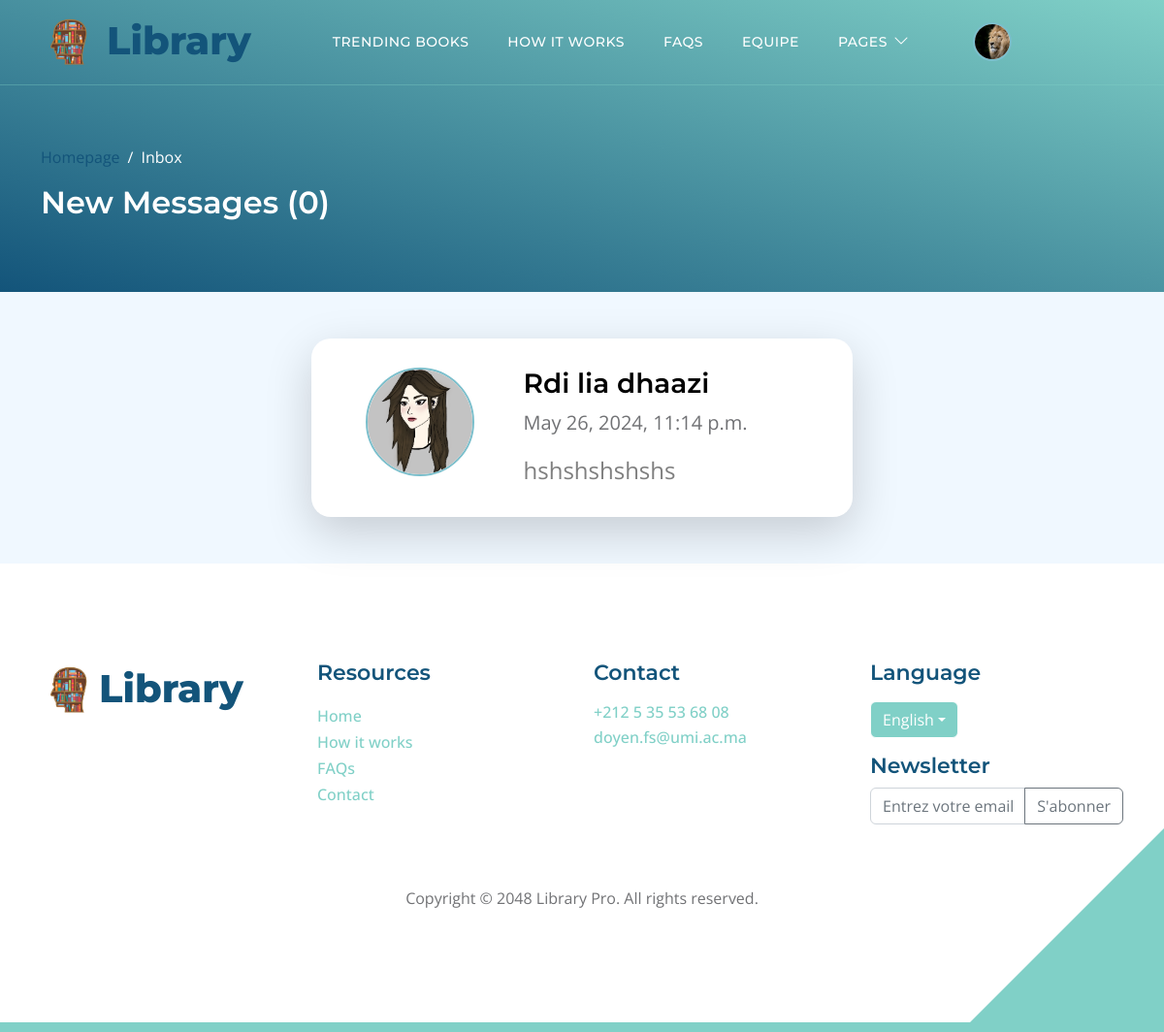
Screenshot of /inbox/ (signed in) with the database file from the repository.
### adherants/models.py (models this page shows, shortened)
class Profile(models.Model):
    user = models.OneToOneField(User, on_delete=models.CASCADE, null=True, blank=True)
    prenom = models.CharField(max_length=255, blank=True, null=True)
    nom = models.CharField(max_length=255, blank=True, null=True)
    email = models.EmailField(max_length=500, blank=True, null=True)
    username = models.CharField(max_length=200, blank=True, null=True)
    CNI = models.CharField(max_length=200, blank=True, null=True)
    profile_image = models.ImageField(null=True, blank=True, upload_to='profiles/', default="profiles/user-default.png")
    departement = models.CharField(max_length=200, blank=True, null=True)
    filiere = models.CharField(max_length=200, blank=True, null=True)
    CNE = models.CharField(max_length=200, blank=True, null=True)
    semestre = models.CharField(max_length=200, blank=True, null=True)
    sexe = models.CharField(max_length=200, blank=True, null=True)
    phonenumber = models.CharField(max_length=200, blank=True, null=True)
    created = models.DateTimeField(auto_now_add=True)
    id = models.UUIDField(default=uuid.uuid4, unique=True,
                          primary_key=True, editable=False)
    @property
    def imageURL(self):
        try:
            url = self.profile_image.url
        except:
            url = ''
        return url

class Message(models.Model):
    sender = models.ForeignKey(Profile, on_delete=models.SET_NULL, null=True, blank=True)
    recipient = models.ForeignKey(Profile, on_delete=models.SET_NULL, null=True, blank=True, related_name="messages")
    name = models.CharField(max_length=200, null=True, blank=True)
    email = models.EmailField(max_length=200, null=True, blank=True)
    subject = models.CharField(max_length=200, null=True, blank=True)
    body = models.TextField()
    is_read = models.BooleanField(default=False, null=True)
    created = models.DateTimeField(auto_now_add=True)
    id = models.UUIDField(default=uuid.uuid4, unique=True,
                          primary_key=True, editable=False)
    class Meta:
        ordering = ['is_read', '-created']

### adherants/views.py (the view)
# urls.py: path('inbox/', login_required(views.inbox), name="inbox"),
def inbox(request):
    profile = request.user.profile
    messageRequests = profile.messages.all()
    unreadCount = messageRequests.filter(is_read=False).count()
    context = {'messageRequests': messageRequests, 'unreadCount': unreadCount}
    return render(request, 'adherants/inbox.html', context)

### adherants/templates/adherants/inbox.html (shortened to what this page needs)
{% extends 'main.html' %}
{% block content %}
<header class="site-header d-flex flex-column justify-content-center align-items-center">
  <div class="container">
      <div class="row align-items-center">
          <div class="col-lg-5 col-12">
              <nav aria-label="breadcrumb">
                  <ol class="breadcrumb">
                      <li class="breadcrumb-item"><a href="{% url 'ouvrages:index'%}">Homepage</a></li>
                      <li class="breadcrumb-item active" aria-current="page">Inbox</li>
                  </ol>
              </nav>
          </div>
          <h3 class="text-white">New Messages (<span>{{unreadCount}}</span>)</h3>
      </div>
  </div>
</header>
<section class="pt-5 pb-5 section-bg">
  <div class="container">
      <div class="d-flex flex-column justify-content-center align-items-center">
        {% for message in messageRequests %}
          <div class="col-lg-6 custom-block custom-block-topics-listing bg-white shadow-lg">
              <div class="row justify-content-lg-evenly align-items-start">
                <div class="col-lg-3 col-12">
                    <div class="w-100 d-flex flex-column justify-content-center align-items-center">
                        <img src="{{ message.sender.imageURL }}" class="avatar avatar--md" alt="profile picture">
                    </div>
                </div>
                <div class="col-lg-7 col-12">
                    <div class="d-flex flex-column col-12 col-lg-12">
                      <a href="{% url 'message' message.id %}">
                      <h4 class="w-100">{{message.subject}}</h4>
                      <p class="w-100">{{message.created}}</p>
                      <div class="text-black-50 fw-normal fs-4 w-100">{{message.body|linebreaksbr}}</div>
                      </a>
                    </div>
                </div>
             </div>
             {% empty %}
              <h4 class="text-info"><i class="bi-info-circle">No messages yet.</i></h4>
              {% endfor %}
          </div>
      </div>
  </div>
</section>
{% endblock content %}

### templates/navbar.html (shortened to what this page needs)
{% load static %}
<nav class="navbar navbar-expand-lg">
    <div class="container">
        <a class="navbar-brand" href="{% url 'ouvrages:index'%}#section_1">
            <div class="d-flex justify-content-around align-content-center">
                <img src="{% static 'images/logoo.png'%}" style="height: 60px;width: auto; margin-top:auto; margin-right: 0.5rem;"/>
                <h6 style="margin-top:0.3rem; font-size: 2.5rem; font-weight: 800;">Library</h6>
            </div>
        </a>
        <div class="collapse navbar-collapse" id="navbarNav">
            <ul class="navbar-nav ms-lg-5">
                {% if user.is_staff %}
                <li class="nav-item">
                    <a class="nav-link click-scroll" href="{% url 'profiles'%}">Adhérants</a>
                </li>
                <li class="nav-item">
                    <a class="nav-link click-scroll" href="{% url 'ouvrages:browse'%}">Ouvrages</a>
                </li>
                <li class="nav-item">
                    <a class="nav-link click-scroll" href="{% url 'ouvrages:exemplaires' %}">Exemplaires</a>
                </li>
                <li class="nav-item">
                    <a class="nav-link click-scroll" href="{% url 'ouvrages:emprunt' %}">Emprunts</a>
                </li>
                <li class="nav-item">
                    <a class="nav-link click-scroll" href="{% url 'ouvrages:list_reservations' %}">Reservations</a>
                </li>
                {% else %}
                <li class="nav-item">
                    <a class="nav-link click-scroll" href="{% url 'ouvrages:index' %}#section_2">Trending Books</a>
                </li>
                <li class="nav-item">
                    <a class="nav-link click-scroll" href="{% url 'ouvrages:index' %}#section_3">How it works</a>
                </li>
                <li class="nav-item">
                    <a class="nav-link click-scroll" href="{% url 'ouvrages:index' %}#section_4">FAQs</a>
                </li>
                <li class="nav-item">
                    <a class="nav-link click-scroll" href="{% url 'ouvrages:index' %}#section_5">Equipe</a>
                </li>
                <li class="nav-item dropdown">
                    <a class="nav-link dropdown-toggle" href="#section_5" id="navbarLightDropdownMenuLink" role="button" data-bs-toggle="dropdown" aria-expanded="false">Pages</a>
                </li>
                {%endif%}
            </ul>
            <div class="d-none d-lg-block ms-lg-4">
                <div class="nav-item dropdown">
                    {% if user.is_authenticated %}
                        <a href="#" class="ms-lg-4" id="navbarLightDropdownMenuLink" role="button" data-bs-toggle="dropdown" aria-expanded="false">
                            <img src="{{ user.profile.profile_image.url }}" class="avatar avatar-sm nav-link navbar-icon bi-person smoothscroll">
                        </a>
                    {% else %}
                        <a class="nav-link navbar-icon bi-person smoothscroll ms-lg-4" href="#" id="navbarLightDropdownMenuLink" role="button" data-bs-toggle="dropdown" aria-expanded="false">
                        </a>
                    {% endif %}
                </div>
            </div>
        </div>
    </div>
</nav>

### static/css/templatemo-topic-listing.css (style rules this page uses)
:root { --white-color: #ffffff; --primary-color: #13547a; --secondary-color: #80d0c7; --section-bg-color: #f0f8ff; --custom-btn-bg-color: #80d0c7; --custom-btn-bg-hover-color: #13547a; --dark-color: #000000; --p-color: #717275; --border-color: #7fffd4; --link-hover-color: #13547a; --body-font-family: 'Open Sans', sans-serif; --title-font-family: 'Montserrat', sans-serif; --h1-font-size: 58px; --h2-font-size: 46px; --h3-font-size: 32px; --h4-font-size: 28px; --h5-font-size: 24px; --h6-font-size: 22px; --p-font-size: 20px; --menu-font-size: 14px; --btn-font-size: 18px; --copyright-font-size: 16px; --border-radius-large: 100px; --border-radius-medium: 20px; --border-radius-small: 10px; --font-weight-normal: 400; --font-weight-medium: 500; --font-weight-semibold: 600; --font-weight-bold: 700; }
body { background-color: var(--white-color); font-family: var(--body-font-family); }
h2, h3, h4, h5, h6 { color: var(--dark-color); }
h1, h2, h3, h4, h5, h6 { font-family: var(--title-font-family); font-weight: var(--font-weight-semibold); }
h3 { font-size: var(--h3-font-size); }
h4 { font-size: var(--h4-font-size); }
h6 { color: var(--primary-color); font-size: var(--h6-font-size); }
p { color: var(--p-color); font-size: var(--p-font-size); font-weight: var(--font-weight-normal); }
ul li { color: var(--p-color); font-size: var(--p-font-size); font-weight: var(--font-weight-normal); }
a, button { touch-action: manipulation; transition: all 0.3s; }
a { display: inline-block; color: var(--primary-color); text-decoration: none; }
.section-bg { background-color: var(--section-bg-color); }
.site-header { background-image: linear-gradient(15deg, #13547a 0%, #80d0c7 100%); padding-top: 150px; padding-bottom: 80px; }
.site-header .container { height: 100%; }
.breadcrumb-item+.breadcrumb-item::before, .breadcrumb-item a:hover, .breadcrumb-item.active { color: var(--white-color); }
.navbar { background: transparent; border-bottom: 1px solid rgba(128, 208, 199, 0.35); z-index: 9; }
.navbar-brand, .navbar-brand:hover { font-size: var(--h3-font-size); font-weight: var(--font-weight-bold); display: block; }
.navbar-expand-lg .navbar-nav .nav-link { border-radius: var(--border-radius-large); margin: 10px; padding: 10px; }
.navbar-nav .nav-link { display: inline-block; color: var(--white-color); font-family: var(--title-font-family); font-size: var(--menu-font-size); font-weight: var(--font-weight-medium); text-transform: uppercase; letter-spacing: 0.5px; position: relative; padding-top: 15px; padding-bottom: 15px; }
.navbar .dropdown-toggle::after { content: "\f282"; display: inline-block; font-family: bootstrap-icons !important; font-size: var(--copyright-font-size); font-style: normal; font-weight: normal !important; font-variant: normal; text-transform: none; line-height: 1; vertical-align: -.125em; -webkit-font-smoothing: antialiased; -moz-osx-font-smoothing: grayscale; position: relative; left: 2px; border: 0; }
.navbar-icon { background: var(--white-color); border-radius: var(--border-radius-large); display: inline-block; font-size: var(--h5-font-size); width: 40px; height: 40px; line-height: 40px; text-align: center; transition: all 0.3s ease; }
.custom-block { border-radius: var(--border-radius-medium); position: relative; overflow: hidden; padding: 30px; transition: all 0.3s ease; height: 100%; }
.topics-listing-page .site-header { padding-bottom: 65px; }
.custom-block-topics-listing { height: inherit; }

### templates/main.html (style rules this page uses)
.avatar { border-radius: 50%; border: 2px solid #7bbfcc; object-fit: cover; }
.avatar--md { height: 7rem; width: 7rem; }

### rows the page displays
Message: sender.imageURL (picture), subject "Rdi lia dhaazi", created "May 26, 2024, 11:14 p.m.", body "hshshshshshs"

### other values shown
{{ unreadCount }} "0"
